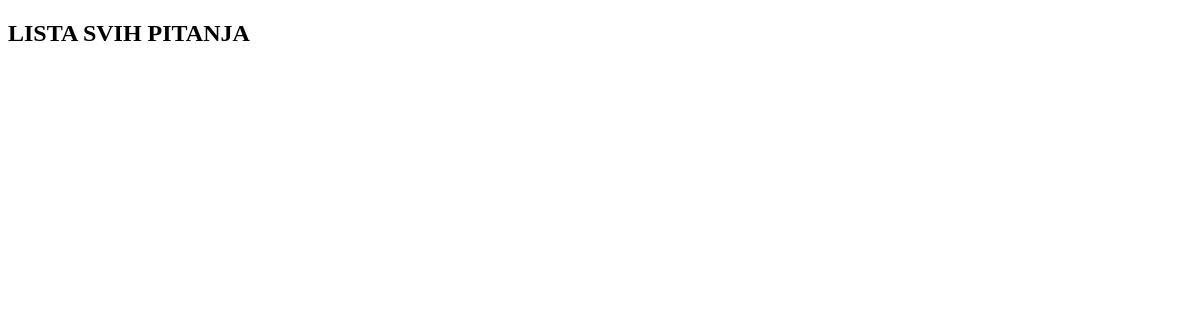
Page /audience/questions/all/ on the earlier database version.
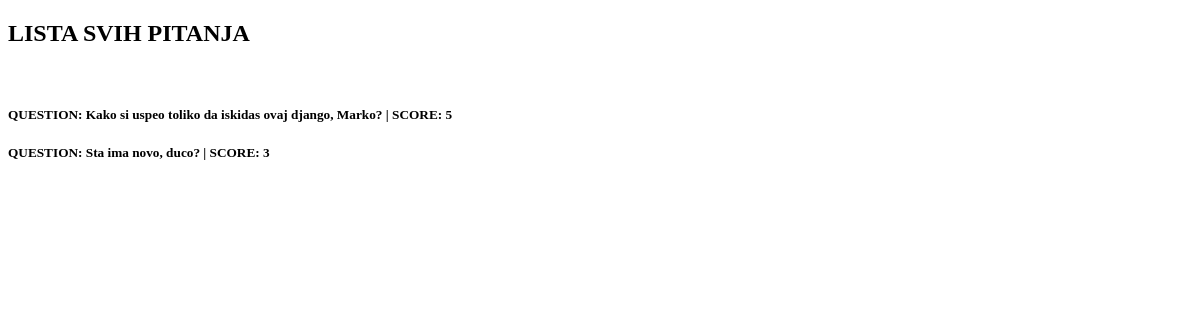
Same page on the later database version.
### audience/models.py (models this page shows, shortened)
class AudienceQuestion(models.Model):
    aq_text = models.CharField(max_length=500)
    score = models.IntegerField(default=0)

### audience/views.py (the view)
class AudienceQuestionList(APIView):
    def get(self, request):
        questions = AudienceQuestion.objects.all()
        serializer = AudienceQuestionSerializer(questions, many=True)
        context = {
            'questions': serializer.data
        }
        return render(request, 'audience/audience_questions.html', context)

### audience/templates/audience/audience_questions.html (shortened to what this page needs)
{% extends 'audience/base.html' %}
{% block body %}
    <h2>LISTA SVIH PITANJA</h2>
    <br>
    {% for q in questions %}
        <h5>QUESTION: {{ q.aq_text }}   | SCORE: {{ q.score }}</h5>
    {% endfor %}
{% endblock %}

Differences in the rows shown:
added AudienceQuestion: aq_text "Kako si uspeo toliko da iskidas ovaj django, Marko?"
added AudienceQuestion: aq_text "Sta ima novo, duco?"
Other differences:
new list line: "QUESTION: | SCORE: 5"
new list line: "QUESTION: | SCORE: 3"
